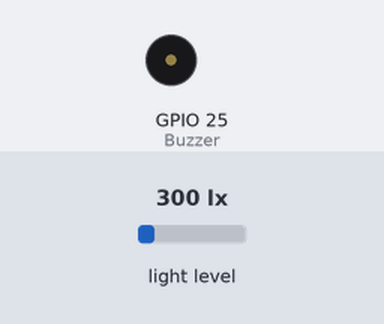
The sketch below on a simulated ESP32. On the bench: buzzer (waves = sounding, pin HIGH). Wiring (inferred from the names in the program): BH1750 light sensor at I2C address 0x23; BH1750 light sensor at I2C address 0x5C. Inputs (shaded band) come from the test bench; at power-on: light level 300 lx. What the sketch prints to the serial monitor is not drawn.

Above: at 0.3 s.
Timing chart, 0 to 1.8 s (numbered marks = the images above):
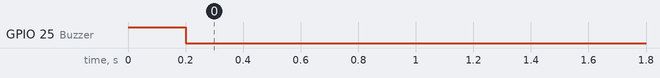

The sketch:

Paragon-1.0.1.ino
```cpp
//Nama Program    :     PARAGON SMART LIGHTING BOX
//Author          :     Dimas Ramadhani Ario Prayitno
//Versi           :     1.0.1
//Ownership       :     PT MAKERINDO PRIMA SOLUSI
//Tanggal         :     23 Februari 2026
//Deskripsi       :     Membaca dua sensor BH1750 dan menampilkan nilai lux ke Nextion Display

#include <Wire.h>
#include <HardwareSerial.h>

//-------------Alamat Sensor-------------//
#define ADDR1 0x23
#define ADDR2 0x5C

//-------------Pin-------------//
#define SDA_PIN 21
#define SCL_PIN 22
#define Buzzer 25

#define NEXTION_RX 16
#define NEXTION_TX 17

HardwareSerial nexSerial(2);

//-------------Fungsi Kirim Perintah Nextion-------------//
void sendCommand(String cmd){
  nexSerial.print(cmd);
  nexSerial.write(0xFF);
  nexSerial.write(0xFF);
  nexSerial.write(0xFF);
}

//-------------Fungsi Baca Sensor-------------//
float readRaw(uint8_t addr) {

  Wire.beginTransmission(addr);
  Wire.write(0x10);

  if (Wire.endTransmission() != 0) {
    return -999;
  }

  delay(180);

  Wire.requestFrom(addr, (uint8_t)2);

  if (Wire.available() == 2) {
    uint16_t level = Wire.read();
    level <<= 8;
    level |= Wire.read();
    return level / 1.2;
  }

  return -888;
}

//-------------Buzzer Startup-------------//
void buzzerStartup(){

    digitalWrite(Buzzer, HIGH);
    delay(200);
    digitalWrite(Buzzer, LOW);
    delay(50);


}

//-------------Setup-------------//
void setup() {

  Serial.begin(115200);
  Wire.begin(SDA_PIN, SCL_PIN);

  nexSerial.begin(9600, SERIAL_8N1, NEXTION_RX, NEXTION_TX);

  pinMode(Buzzer, OUTPUT);

  buzzerStartup();   // bunyi saat ESP pertama nyala

  sendCommand("t0.txt=\"NILAI LUX\"");
  sendCommand("t1.txt=\"NILAI LUX\"");
}

//-------------Loop-------------//
void loop() {

  float lux1 = readRaw(ADDR1);
  float lux2 = readRaw(ADDR2);

  if(lux1 > 1000){
    digitalWrite(Buzzer, HIGH);
  }
  else{
    digitalWrite(Buzzer, LOW);
  }

  if(lux1 <= 0){
    sendCommand("t2.txt=\"-\"");
  }
  else{
    sendCommand("t2.txt=\"" + String(lux1,0) + "\"");
  }

  if(lux2 <= 0){
    sendCommand("t3.txt=\"-\"");
  }
  else{
    sendCommand("t3.txt=\"" + String(lux2,0) + "\"");
  }

  Serial.print("0x23: ");
  Serial.print(lux1);
  Serial.print(" | 0x5C: ");
  Serial.println(lux2);

  delay(1000);
}
```
